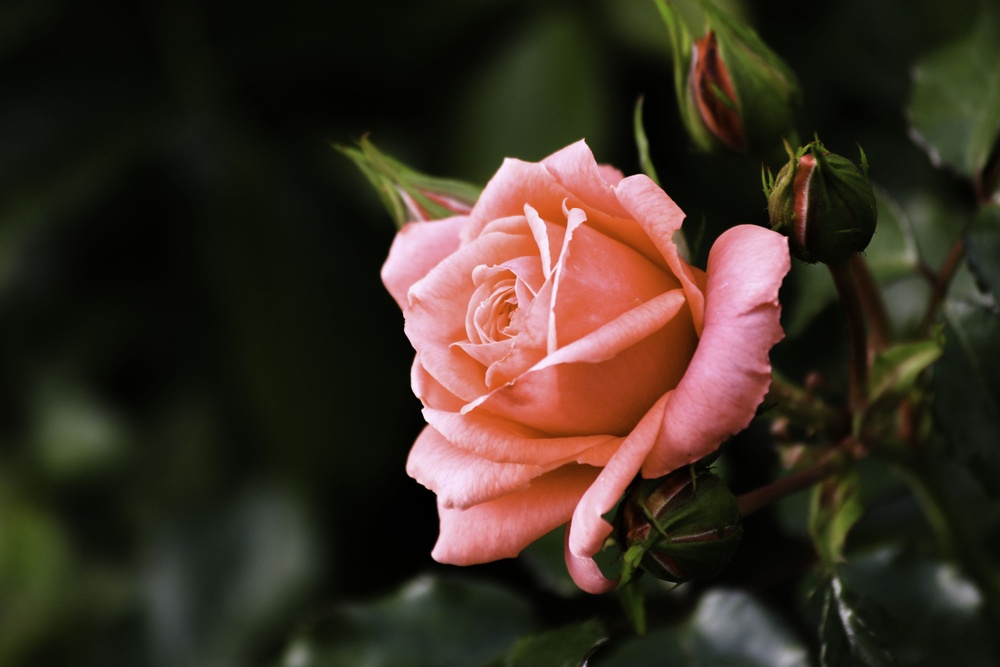
#> input picture 1-Pillow library for image modules/7.image Font/flower.jpg, 1000 x 667 px, shrunk from 5472 x 3648 before the run, found by its file name
$ python 1.image-font.py
#> lines starting #> are read from the running program, lines starting #| are printed output that depends on the picture
from PIL import Image, ImageDraw, ImageFont

img = Image.open("1-Pillow library for image modules/7.image Font/flower.jpg")
#> img is the input picture: PIL image 1000x667 RGB; mean R, G, B 58.4, 46.6, 34.9

# object of Imagedraw class
draw = ImageDraw.Draw(img)

# object of ImageFont class
fontt = ImageFont.truetype("arial.ttf", 150)

# distance(x,y)
distance = 140, img.height/2
#> distance = (140, 333.5)

# text for writing over image
text = "This is a beautiful rose."

# call text() method by draw object
draw.text(distance, text, "white", font=fontt)

# display final look
img.show()
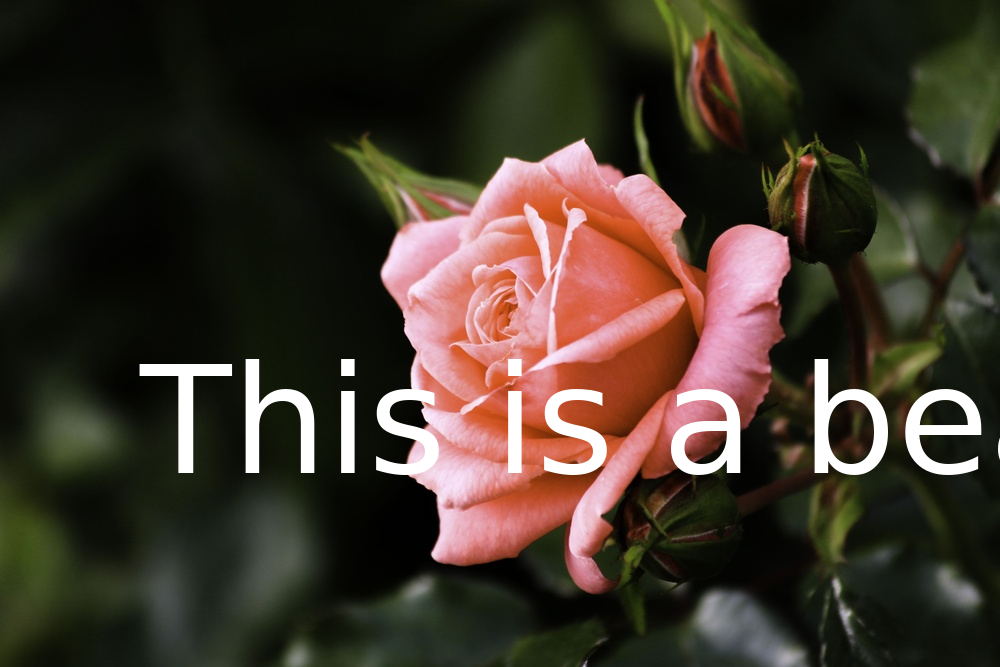
#> shown: PIL image 1000x667 RGB; mean R, G, B 64.7, 53.8, 42.5
